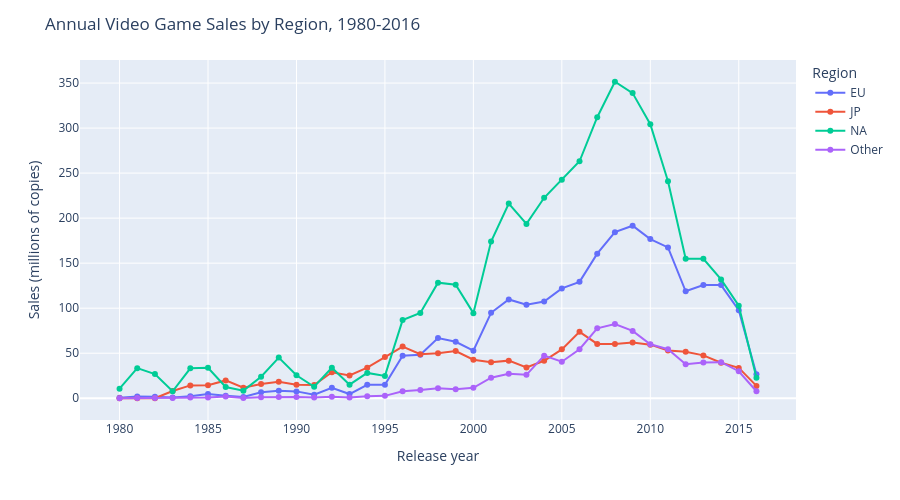

This figure's notebook cell:
### Markdown cell above
**Which two chart types will you use, and what part of the question should each make easier to answer? Specify the time, location, and quantitative encodings.**

Your answer: I will use a line plot and a region-by-year heatmap. The line plot puts release year on the horizontal axis and annual sales on the vertical axis, with one colored line per region so it should make the timing of each region's rise and peak easy to compare. The heatmap puts years on the horizontal axis and regions on the vertical axis, with color showing annual sales so it should make the full region-year pattern and the empty years easier to see at once. The line plot is better for comparing trends, and the heatmap is better for checking individual region-year cells and gaps.

### Code cell
# Create Figure 1 with a descriptive title, units, useful hover fields, and suitable dimensions.
# If animated, use chronological frames and fixed scales.
fig = px.line(annual_sales_df, x="Year", y="Total Sales", color="Region", markers=True,
              labels={"Year": "Release year",
                      "Total Sales": "Sales (millions of copies)",
                      "Region": "Region"})
fig.update_layout(title="Annual Video Game Sales by Region, 1980-2016", height=500)
fig.show()

annual_sales_df.loc[annual_sales_df.groupby("Region")["Total Sales"].idxmax()]

### Figure 1 — Plotly figure (JSON) as saved in the notebook; plotly's stock layout.template omitted (floating-point values rounded to 4 significant figures)
{"data": [{"hovertemplate": "Region=EU<br>Release year=%{x}<br>Sales (millions of copies)=%{y}<extra></extra>", "legendgroup": "EU", "line": {"color": "#636efa", "dash": "solid"}, "marker": {"symbol": "circle"}, "mode": "lines+markers", "name": "EU", "orientation": "v", "showlegend": true, "type": "scatter", "x": [1980, 1981, 1982, 1983, 1984, 1985, 1986, 1987, 1988, 1989, 1990, 1991, 1992, 1993, 1994, 1995, 1996, 1997, 1998, 1999, 2000, 2001, 2002, 2003, 2004, 2005, 2006, 2007, 2008, 2009, 2010, 2011, 2012, 2013, 2014, 2015, 2016], "xaxis": "x", "y": [0.67, 1.96, 1.65, 0.8, 2.1, 4.74, 2.84, 1.41, 6.59, 8.44, 7.63, 3.95, 11.71, 4.65, 14.88, 14.9, 47.26, 48.32, 66.9, 62.67, 52.75, 94.89, 109.7, 103.8, 107.3, 121.9, 129.2, 160.5, 184.4, 191.6, 176.7, 167.4, 118.8, 125.8, 125.7, 97.71, 26.76], "yaxis": "y"}, {"hovertemplate": "Region=JP<br>Release year=%{x}<br>Sales (millions of copies)=%{y}<extra></extra>", "legendgroup": "JP", "line": {"color": "#EF553B", "dash": "solid"}, "marker": {"symbol": "circle"}, "mode": "lines+markers", "name": "JP", "orientation": "v", "showlegend": true, "type": "scatter", "x": [1980, 1981, 1982, 1983, 1984, 1985, 1986, 1987, 1988, 1989, 1990, 1991, 1992, 1993, 1994, 1995, 1996, 1997, 1998, 1999, 2000, 2001, 2002, 2003, 2004, 2005, 2006, 2007, 2008, 2009, 2010, 2011, 2012, 2013, 2014, 2015, 2016], "xaxis": "x", "y": [0.0, 0.0, 0.0, 8.1, 14.27, 14.56, 19.81, 11.63, 15.76, 18.36, 14.88, 14.78, 28.91, 25.33, 33.99, 45.75, 57.44, 48.87, 50.04, 52.34, 42.77, 39.86, 41.76, 34.2, 41.65, 54.28, 73.73, 60.29, 60.26, 61.89, 59.49, 53.04, 51.74, 47.59, 39.46, 33.72, 13.7], "yaxis": "y"}, {"hovertemplate": "Region=NA<br>Release year=%{x}<br>Sales (millions of copies)=%{y}<extra></extra>", "legendgroup": "NA", "line": {"color": "#00cc96", "dash": "solid"}, "marker": {"symbol": "circle"}, "mode": "lines+markers", "name": "NA", "orientation": "v", "showlegend": true, "type": "scatter", "x": [1980, 1981, 1982, 1983, 1984, 1985, 1986, 1987, 1988, 1989, 1990, 1991, 1992, 1993, 1994, 1995, 1996, 1997, 1998, 1999, 2000, 2001, 2002, 2003, 2004, 2005, 2006, 2007, 2008, 2009, 2010, 2011, 2012, 2013, 2014, 2015, 2016], "xaxis": "x", "y": [10.59, 33.4, 26.92, 7.76, 33.28, 33.73, 12.5, 8.46, 23.87, 45.15, 25.46, 12.76, 33.87, 15.12, 28.15, 24.82, 86.76, 94.75, 128.4, 126.1, 94.49, 174.0, 216.2, 193.6, 222.6, 242.6, 263.1, 312.1, 351.4, 338.9, 304.2, 241.1, 155.0, 154.8, 132.0, 102.8, 22.66], "yaxis": "y"}, {"hovertemplate": "Region=Other<br>Release year=%{x}<br>Sales (millions of copies)=%{y}<extra></extra>", "legendgroup": "Other", "line": {"color": "#ab63fa", "dash": "solid"}, "marker": {"symbol": "circle"}, "mode": "lines+markers", "name": "Other", "orientation": "v", "showlegend": true, "type": "scatter", "x": [1980, 1981, 1982, 1983, 1984, 1985, 1986, 1987, 1988, 1989, 1990, 1991, 1992, 1993, 1994, 1995, 1996, 1997, 1998, 1999, 2000, 2001, 2002, 2003, 2004, 2005, 2006, 2007, 2008, 2009, 2010, 2011, 2012, 2013, 2014, 2015, 2016], "xaxis": "x", "y": [0.12, 0.32, 0.31, 0.14, 0.7, 0.92, 1.93, 0.2, 0.99, 1.5, 1.4, 0.74, 1.65, 0.89, 2.2, 2.64, 7.69, 9.13, 11.03, 10.05, 11.62, 22.76, 27.28, 26.01, 47.29, 40.58, 54.43, 77.6, 82.39, 74.77, 59.9, 54.39, 37.82, 39.82, 40.02, 30.01, 7.75], "yaxis": "y"}], "layout": {"height": 500, "legend": {"title": {"text": "Region"}, "tracegroupgap": 0}, "margin": {"t": 60}, "title": {"text": "Annual Video Game Sales by Region, 1980-2016"}, "xaxis": {"anchor": "y", "domain": [0, 1], "title": {"text": "Release year"}}, "yaxis": {"anchor": "x", "domain": [0, 1], "title": {"text": "Sales (millions of copies)"}}}}
